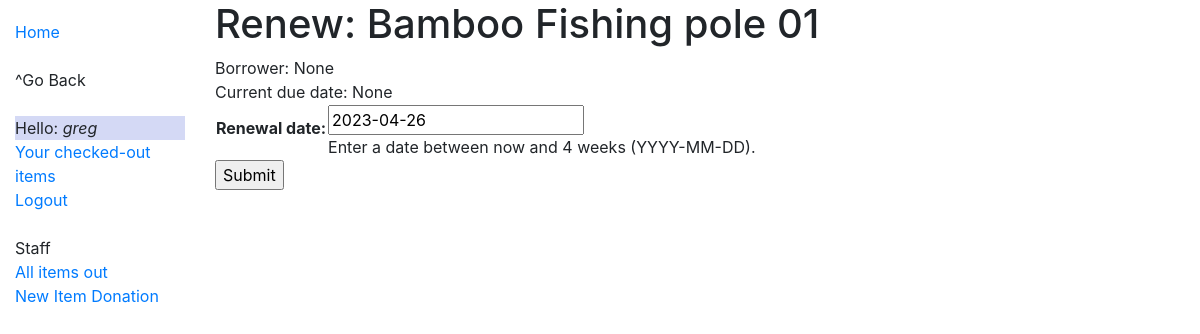
Page /shareshack/item/1/renew/ (signed in) on the committed database.
### shareshack/models.py (models this page shows, shortened)
class Item(models.Model):
    department = models.ForeignKey('Department', models.SET_NULL, blank=True, null=True)
    writtenId = models.CharField('Written ID', help_text= mark_safe('<i>The number written on item</i>'), max_length=30, unique=True)
    name = models.CharField(max_length=30, help_text= mark_safe('<i>e.g. cordless drill 3</i>'))
    date_added = models.DateField(auto_now_add=True)
    condition = models.TextField(max_length=100, help_text='Update changes upon return if necessary', blank=True, null=True)
    donor =  models.ForeignKey(User, related_name='donor', on_delete=models.SET_NULL, null=True, blank=True)
    borrower = models.ForeignKey(User, related_name='borrower', on_delete=models.SET_NULL, null=True, blank=True)
    due_back = models.DateField(blank=True, null=True)
    image = models.CharField(max_length = 200, blank=True)
    LOAN_STATUS = (
        ('a', 'Available'),
        ('m', 'Maintenance'),
        ('o', 'On loan'),
        ('r', 'Reserved'),
    )
    status = models.CharField(
        max_length=1,
        choices=LOAN_STATUS,
        blank=True,
        default='a',
        help_text='Item availability',
    )
    @property
    def is_overdue(self):
        if self.due_back and date.today() > self.due_back:
            return True
        return False
    class Meta:
        ordering = ['status','due_back']
        permissions = (
            ("can_mark_returned", "Can checkout and return items"),
            ("donation_intake", "Process new donations"),
            )

### shareshack/views.py (the view)
# urls.py: path('item/<int:pk>/renew/', views.renew_item_librarian, name='renew-item-librarian'),
@login_required
@permission_required('shareshack.can_mark_returned', raise_exception=True)
def renew_item_librarian(request, pk):
    item_instance = get_object_or_404(Item, pk=pk)
    if request.method == 'POST':
        form = RenewItemForm(request.POST)
        if form.is_valid():
            item_instance.due_back = form.cleaned_data['renewal_date']
            item_instance.save()
            return HttpResponseRedirect(reverse('all-checked-out-items') )
    else:
        proposed_renewal_date = datetime.date.today() + datetime.timedelta(weeks=3)
        form = RenewItemForm(initial={'renewal_date': proposed_renewal_date})
    context = {
        'form': form,
        'item_instance': item_instance,
    }
    return render(request, 'item_renew_librarian.html', context)

### shareshack/forms.py (shortened to what this page needs)
class RenewItemForm(forms.Form):
    renewal_date = forms.DateField(widget=forms.DateInput(), help_text="Enter a date between now and 4 weeks (YYYY-MM-DD).")

### shareshack/templates/item_renew_librarian.html (shortened to what this page needs)
{% extends "base_generic.html" %}
{% block content %}
  <h1>Renew: {{ item_instance.name }}</h1>
  <p>Borrower: {{ item_instance.borrower }}</p>
  {% if item_instance.is_overdue %}
  <p{% if item_instance.is_overdue %} class="text-danger"{% endif %}>Overdue since: {{ item_instance.due_back }}</p>
  {% else %}
  <p>Current due date: {{ item_instance.due_back }}</p>
  {% endif %}
  <form action="" method="post">
    <table>
    {{ form.as_table }}
    </table>
    <input type="submit" value="Submit">
  </form>
{% endblock %}

### shareshack/templates/base_generic.html (shortened to what this page needs)
<!DOCTYPE html>
<html lang="en">
  {% load static %}
<head>
  <link rel="stylesheet" href="https://cdn.jsdelivr.net/npm/bootstrap@4.6.2/dist/css/bootstrap.min.css">
  <link rel="stylesheet" type="text/css" href="{% static 'css/styles.css' %}">
</head>
<body>
  <div class="container-fluid">
    <div class="row">
      <div class="col-sm-2">
      {% block sidebar %}
        <ul class="sidebar-nav">
          <li><a id="home" href="{% url 'home' %}">Home</a></li>
          <br>
          {% block departments %}
            {% if department_list %}
            {% for department in department_list %}
            <li>
             <a class="f" href="{{ department.get_absolute_url }}">{{ department.name }}</a>
            </li>
            {% endfor %}
            {% else %}
            <li>^Go Back</li>
            {% endif %}
          {% endblock %}
        <br>
          {% if user.is_authenticated %}
          <li class="f">Hello: <i>{{ user.get_username }}</i></li>
          <li><a href="{% url 'my-borrowed-items' %}">Your checked-out items</a></li>
          <li><a href="{% url 'logout'%}?next={{request.path}}">Logout</a></li>
          {% else %}
           <li><a href="{% url 'login'%}?next={{request.path}}">User/Staff Login</a></li>
          {% endif %}
        <br>
          {% if perms.shareshack.can_mark_returned %}
          <li>Staff</li>
          <li><a href="{% url 'all-checked-out-items' %}">All items out</a></li>
            {% if perms.shareshack.donation_intake %}
            <li><a href="{% url 'item-create' %}">New Item Donation</a></li>
            {% endif %}
          {% endif %}
        </ul>
     {% endblock %}
      </div>
      <div class="col-sm-10 ">{% block content %}{% endblock %}</div>
    </div>
  </div>
</body>
</html>

### portal/static/css/styles.css (style rules this page uses)
.sidebar-nav { margin-top: 20px; padding: 0; list-style: none; }
.f { background-color:rgb(212, 217, 245); }
ul { list-style-type: none; margin: 0; padding: 0; }
p { margin-bottom:0; }

### rows in the picture
Item: name "Bamboo Fishing pole 01", borrower "None", due_back "None"

### other values in the picture
{{ user.get_username }} "greg"
